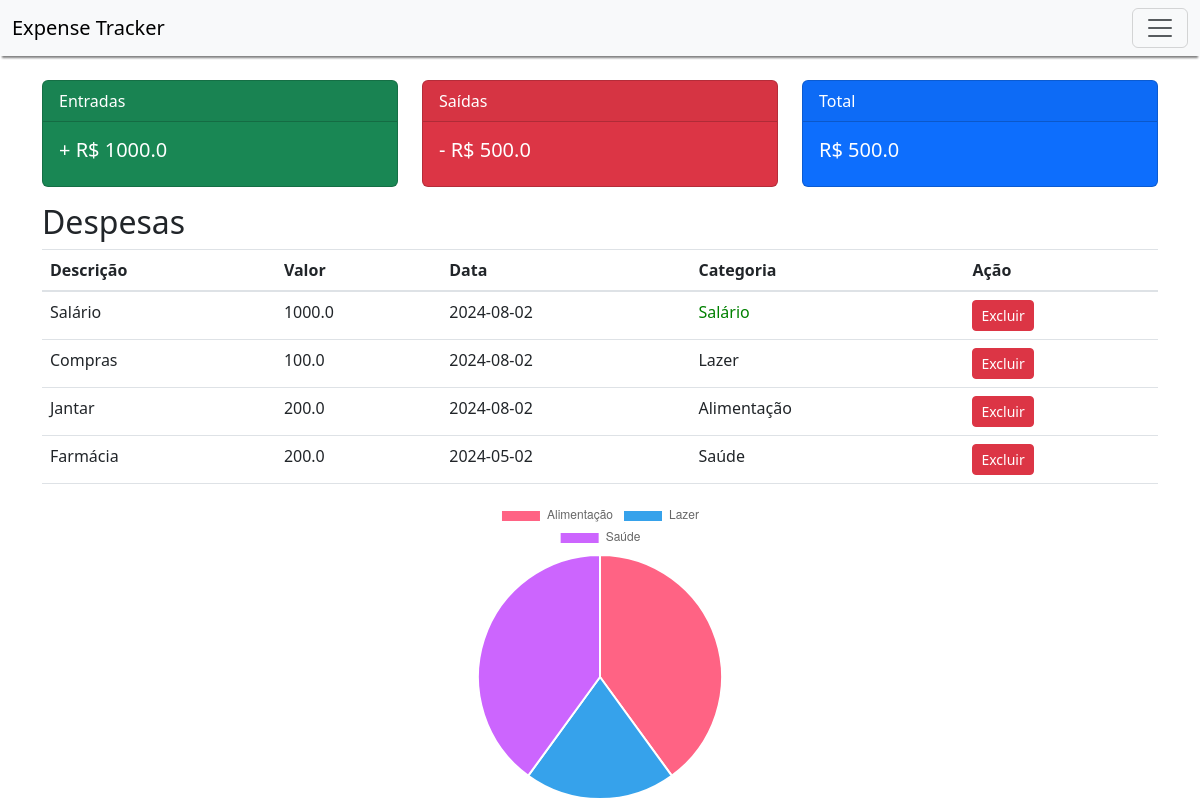
The page / on the database its author committed.
### models.py (models this page shows)
class Expense(db.Model):
    id = db.Column(db.Integer, primary_key=True)
    amount = db.Column(db.Float, nullable=False)
    date = db.Column(db.Date, nullable=False, default=datetime.utcnow)
    description = db.Column(db.String(200), nullable=True)
    category_id = db.Column(db.Integer, db.ForeignKey('category.id'), nullable=False)
    category = db.relationship('Category', backref=db.backref('expenses', lazy=True))
    is_income = db.Column(db.Boolean, nullable=False)  # Campo para indicar se é entrada (True) ou saída (False)
    @staticmethod
    def total_expenses_by_category(category_id):
        total = db.session.query(db.func.sum(Expense.amount)).filter_by(category_id=category_id, is_income=False).scalar()
        return total if total else 0.0

class Category(db.Model):
    id = db.Column(db.Integer, primary_key=True)
    name = db.Column(db.String(100), nullable=False)

### app.py (the view)
@app.route('/')
def index():
    categories = Category.query.all()
    expenses = Expense.query.all()
    budgets = Budget.query.all()
    incomes = [expense for expense in expenses if expense.is_income]
    total_income = db.session.query(db.func.sum(Expense.amount)).filter_by(is_income=True).scalar() or 0.0
    total_expense = db.session.query(db.func.sum(Expense.amount)).filter_by(is_income=False).scalar() or 0.0
    total_balance = total_income - total_expense
    category_expense_data = []
    for category in categories:
        total_expenses = Expense.total_expenses_by_category(category.id)
        if total_expenses > 0:
            category_expense_data.append({
                'category': category.name,
                'total_expenses': total_expenses
            })
    alerts = []
    category_budget_exceeded = {}
    for category in categories:
        total_expenses = Expense.total_expenses_by_category(category.id)
        budget = Budget.get_budget_for_category(category.id)
        if budget and total_expenses > budget:
            alerts.append(f"Atenção! Você ultrapassou o orçamento para a categoria {category.name}. Orçamento: {budget}, Gastos: {total_expenses}")
            category_budget_exceeded[category.id] = True
        else:
            category_budget_exceeded[category.id] = False
    category_expense_data_json = json.dumps(category_expense_data)
    return render_template('index.html', categories=categories, incomes=incomes, expenses=expenses, budgets=budgets,
                           total_income=total_income, total_expense=total_expense, total_balance=total_balance,
                           alerts=alerts, category_expense_data_json=category_expense_data_json,
                           category_budget_exceeded=category_budget_exceeded,
                           flashed_messages=get_flashed_messages(with_categories=True))

### models.py (called while the page is built)
    @staticmethod
    def get_budget_for_category(category_id):
        budget = Budget.query.filter_by(category_id=category_id).first()
        return budget.amount if budget else 0.0

### templates/index.html (shortened to what this page needs)
{% extends "base.html" %}
{% block content %}
<div class="row" style="margin-top: 30px;">
    <div class="col-md-4">
        <div class="card text-white bg-success mb-3">
            <div class="card-header">Entradas</div>
            <div class="card-body">
                <h5 class="card-title">+ R$ {{ total_income }}</h5>
            </div>
        </div>
    </div>
    <div class="col-md-4">
        <div class="card text-white bg-danger mb-3">
            <div class="card-header">Saídas</div>
            <div class="card-body">
                <h5 class="card-title">- R$ {{ total_expense }}</h5>
            </div>
        </div>
    </div>
    <div class="col-md-4">
        <div class="card text-white bg-primary mb-3">
            <div class="card-header">Total</div>
            <div class="card-body">
                <h5 class="card-title">R$ {{ total_balance }}</h5>
            </div>
        </div>
    </div>
</div>
<h2>Despesas</h2>
<table class="table">
    <thead>
        <tr>
            <th>Descrição</th>
            <th>Valor</th>
            <th>Data</th>
            <th>Categoria</th>
            <th>Ação</th>
        </tr>
    </thead>
    <tbody>
        {% for expense in expenses %}
            <tr>
                <td>{{ expense.description }}</td>
                <td>{{ expense.amount }}</td>
                <td>{{ expense.date }}</td>
                <td>
                    <span class="{% if category_budget_exceeded[expense.category_id] %}text-danger{% elif expense.is_income %}income-category{% endif %}"
                          title="{% if category_budget_exceeded[expense.category_id] %}Orçamento ultrapassado{% elif expense.is_income %}Renda{% endif %}">
                        {{ expense.category.name }}
                    </span>
                </td>
                <td>
                    <form action="{{ url_for('delete_expense', expense_id=expense.id) }}" method="post" style="display:inline;">
                        <button type="submit" class="btn btn-danger btn-sm">Excluir</button>
                    </form>
                </td>
            </tr>
        {% endfor %}
    </tbody>
</table>
<div class="d-flex justify-content-center">
    <canvas id="categoryExpenseChart" style="max-width: 300px; max-height: 300px;"></canvas>
</div>
<script>
    // Ocultar alertas após 5 segundos
    setTimeout(function() {
        $('.alert').alert('close');
    }, 5000);
    document.addEventListener('DOMContentLoaded', function() {
        var ctx = document.getElementById('categoryExpenseChart').getContext('2d');
        var categoryExpenseData = JSON.parse('{{ category_expense_data_json | safe }}');
        console.log(categoryExpenseData);  // Adiciona esta linha para depuração
        var labels = categoryExpenseData.map(function(data) {
            return data.category;
        });
        var data = categoryExpenseData.map(function(data) {
            return data.total_expenses;
        });
        var myPieChart = new Chart(ctx, {
            type: 'pie',
            data: {
                labels: labels,
                datasets: [{
                    data: data,
                    backgroundColor: [
                        '#ff6384',
                        '#36a2eb',
                        '#cc65fe',
                        '#ffce56',
                        '#ff9f40',
                        '#4bc0c0'
                    ],
                    hoverBackgroundColor: [
                        '#ff6384',
                        '#36a2eb',
                        '#cc65fe',
                        '#ffce56',
                        '#ff9f40',
                        '#4bc0c0'
                    ]
                }]
            }
        });
    });
</script>
{% endblock %}

### templates/index.html (style rules this page uses)
.income-category { color: green; }

### rows shown on the page
Expense: description "Salário", amount "1000.0", date "2024-08-02", category.name "Salário"
Expense: description "Compras", amount "100.0", date "2024-08-02", category.name "Lazer"
Expense: description "Jantar", amount "200.0", date "2024-08-02", category.name "Alimentação"
Expense: description "Farmácia", amount "200.0", date "2024-05-02", category.name "Saúde"

### other values the page prints
{{ total_income }} "1000.0"
{{ total_expense }} "500.0"
{{ total_balance }} "500.0"
